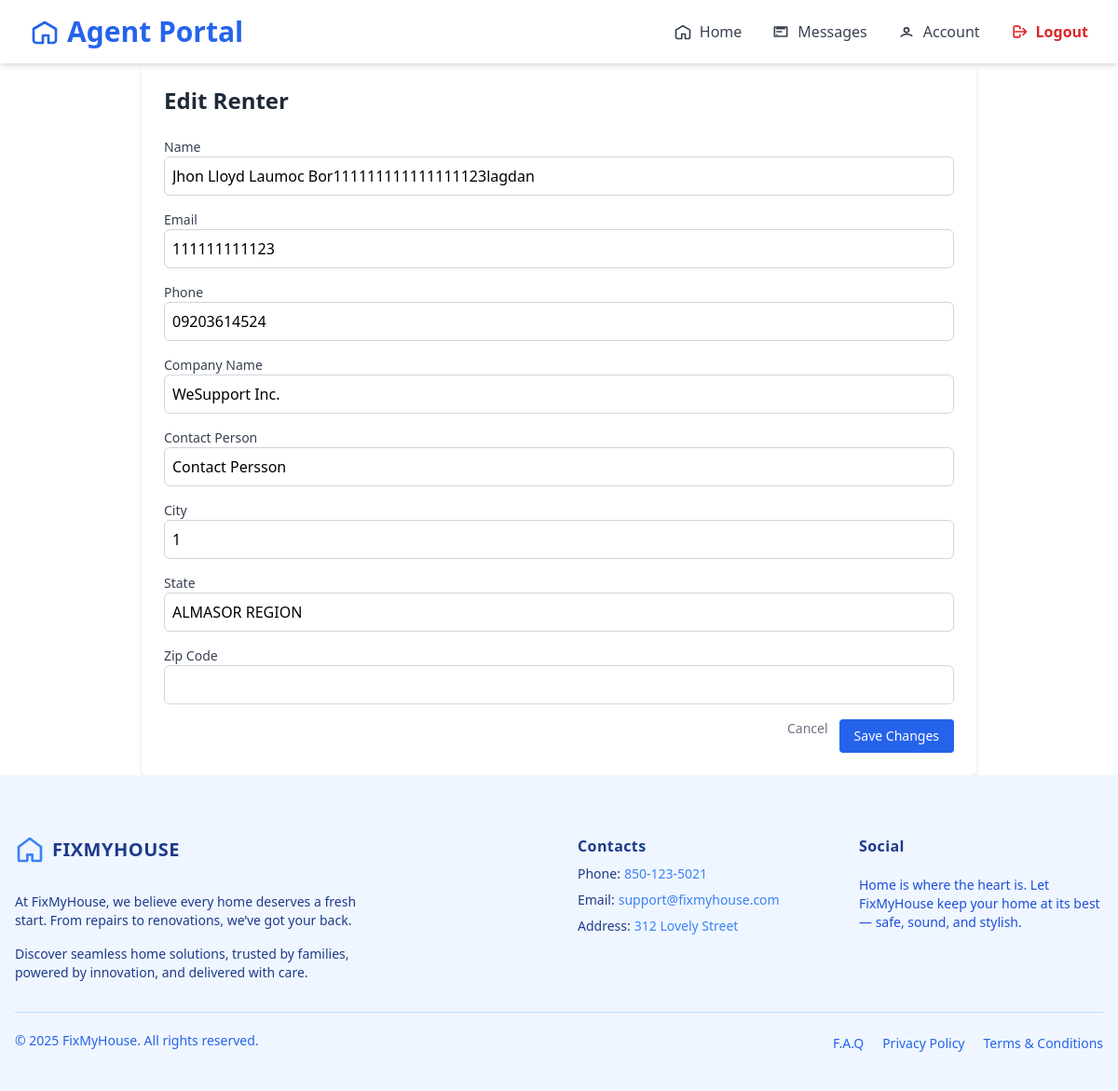
The app's page /agent/renters/1/edit/, older data.
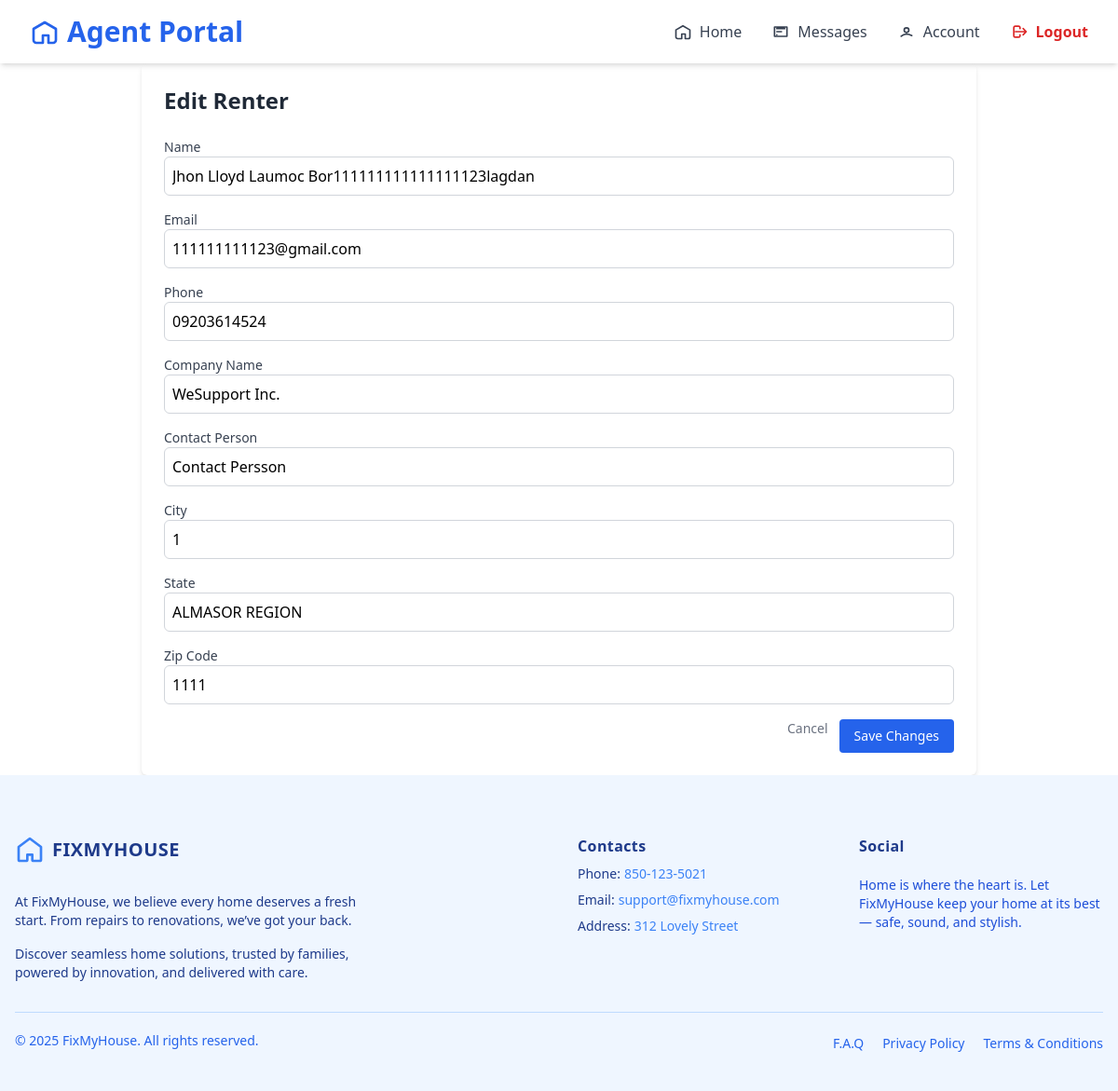
The same page, newer data.
### renter/models/renter.py (models this page shows, shortened)
class Renter(models.Model):
    user = models.OneToOneField(User, on_delete=models.CASCADE,null=True)
    name = models.CharField(max_length=255)
    email = models.EmailField(unique=True)
    phone = models.CharField(max_length=20)
    password = models.CharField(max_length=128)  # store hashed password (later)
    gender = models.CharField(max_length=10, blank=True, null=True)
    date_of_birth = models.DateField(blank=True, null=True)
    company_name = models.CharField(max_length=255, blank=True, null=True)
    contact_person = models.CharField(max_length=255, blank=True, null=True)
    contact_person_email = models.EmailField(blank=True, null=True)
    contact_phone = models.CharField(max_length=20, blank=True, null=True)
    state = models.CharField(max_length=100, blank=True, null=True)
    city = models.CharField(max_length=100, blank=True, null=True)
    zip_code = models.CharField(max_length=20, blank=True, null=True)
    company_address_line1 = models.CharField(max_length=255, blank=True, null=True)
    company_address_line2 = models.CharField(max_length=255, blank=True, null=True)
    company_postal_code = models.CharField(max_length=20, blank=True, null=True)
    upload_option = models.CharField(max_length=50, blank=True, null=True)  # 'manual' or 'report'
    property_image = models.ImageField(upload_to='property_images/', blank=True, null=True)
    floor_count = models.PositiveIntegerField(blank=True, null=True)
    room_count = models.PositiveIntegerField(blank=True, null=True)
    rooms = models.JSONField(blank=True, null=True)  # example: [{"type": "Bedroom"}, {"type": "Kitchen"}]
    address_line1 = models.CharField(max_length=255, blank=True, null=True)
    address_line2 = models.CharField(max_length=255, blank=True, null=True)
    house_state = models.CharField(max_length=100, blank=True, null=True)
    house_city = models.CharField(max_length=100, blank=True, null=True)
    house_zip = models.CharField(max_length=20, blank=True, null=True)

### agent/views.py (the view, shortened to what this page needs)
# urls.py: path('renters/<int:pk>/edit/', views.RenterUpdateView.as_view(), name='edit_renter'),
class RenterUpdateView(UpdateView):
    model = Renter
    form_class = RenterUpdateForm
    template_name = 'components/home/editRenters.html'
    success_url = reverse_lazy('manage_renters')
    def get_object(self, queryset=None):
        pk = self.kwargs.get('pk')
        return get_object_or_404(Renter, pk=pk)
    def get_context_data(self, **kwargs):
        context = super().get_context_data(**kwargs)
        context['renter'] = self.get_object()
        return context

### agent/forms.py
class RenterUpdateForm(forms.ModelForm):
    class Meta:
        model = Renter
        exclude = ['user', 'password']  # exclude sensitive fields unless needed
        widgets = {
            'rooms': forms.Textarea(attrs={'rows': 3}),
        }

### agent/templates/components/home/editRenters.html (shortened to what this page needs)
{% extends "baseAgent.html" %}
{% load widget_tweaks %}
{% block content %}
{% include 'components/home/navigatorBaseAgent.html' %}
<div class="max-w-4xl mx-auto bg-white shadow-md rounded-md p-6">
    <h2 class="text-2xl font-semibold text-gray-800 mb-6">Edit Renter</h2>
    <form method="POST" enctype="multipart/form-data" class="space-y-4">
        <div>
            <label for="{{ form.name.id_for_label }}" class="block text-sm font-medium text-gray-700">Name</label>
            {{ form.name|add_class:"w-full border border-gray-300 rounded-md p-2" }}
        </div>
        <div>
            <label for="{{ form.email.id_for_label }}" class="block text-sm font-medium text-gray-700">Email</label>
            {{ form.email|add_class:"w-full border border-gray-300 rounded-md p-2" }}
        </div>
        <div>
            <label for="{{ form.phone.id_for_label }}" class="block text-sm font-medium text-gray-700">Phone</label>
            {{ form.phone|add_class:"w-full border border-gray-300 rounded-md p-2" }}
        </div>
        <div>
            <label for="{{ form.company_name.id_for_label }}" class="block text-sm font-medium text-gray-700">Company Name</label>
            {{ form.company_name|add_class:"w-full border border-gray-300 rounded-md p-2" }}
        </div>
        <div>
            <label for="{{ form.contact_person.id_for_label }}" class="block text-sm font-medium text-gray-700">Contact Person</label>
            {{ form.contact_person|add_class:"w-full border border-gray-300 rounded-md p-2" }}
        </div>
        <div>
            <label for="{{ form.city.id_for_label }}" class="block text-sm font-medium text-gray-700">City</label>
            {{ form.city|add_class:"w-full border border-gray-300 rounded-md p-2" }}
        </div>
        <div>
            <label for="{{ form.state.id_for_label }}" class="block text-sm font-medium text-gray-700">State</label>
            {{ form.state|add_class:"w-full border border-gray-300 rounded-md p-2" }}
        </div>
        <div>
            <label for="{{ form.zip_code.id_for_label }}" class="block text-sm font-medium text-gray-700">Zip Code</label>
            {{ form.zip_code|add_class:"w-full border border-gray-300 rounded-md p-2" }}
        </div>
        <div class="flex justify-end gap-3 mt-6">
            <a href="{% url 'manage_renters' %}" class="text-gray-500 hover:underline text-sm">Cancel</a>
            <button type="submit" class="bg-blue-600 text-white px-4 py-2 rounded hover:bg-blue-700 text-sm">Save Changes</button>
        </div>
    </form>
</div>
{% include 'components/footerAgent.html' %}
{% endblock %}

Row changes from the older to the newer data that the page shows:
changed Renter "Jhon Lloyd Laumoc Bor111111111111111123lagdan": email "111111111123" → "111111111123@gmail.com"; zip_code (not shown) → "1111"
